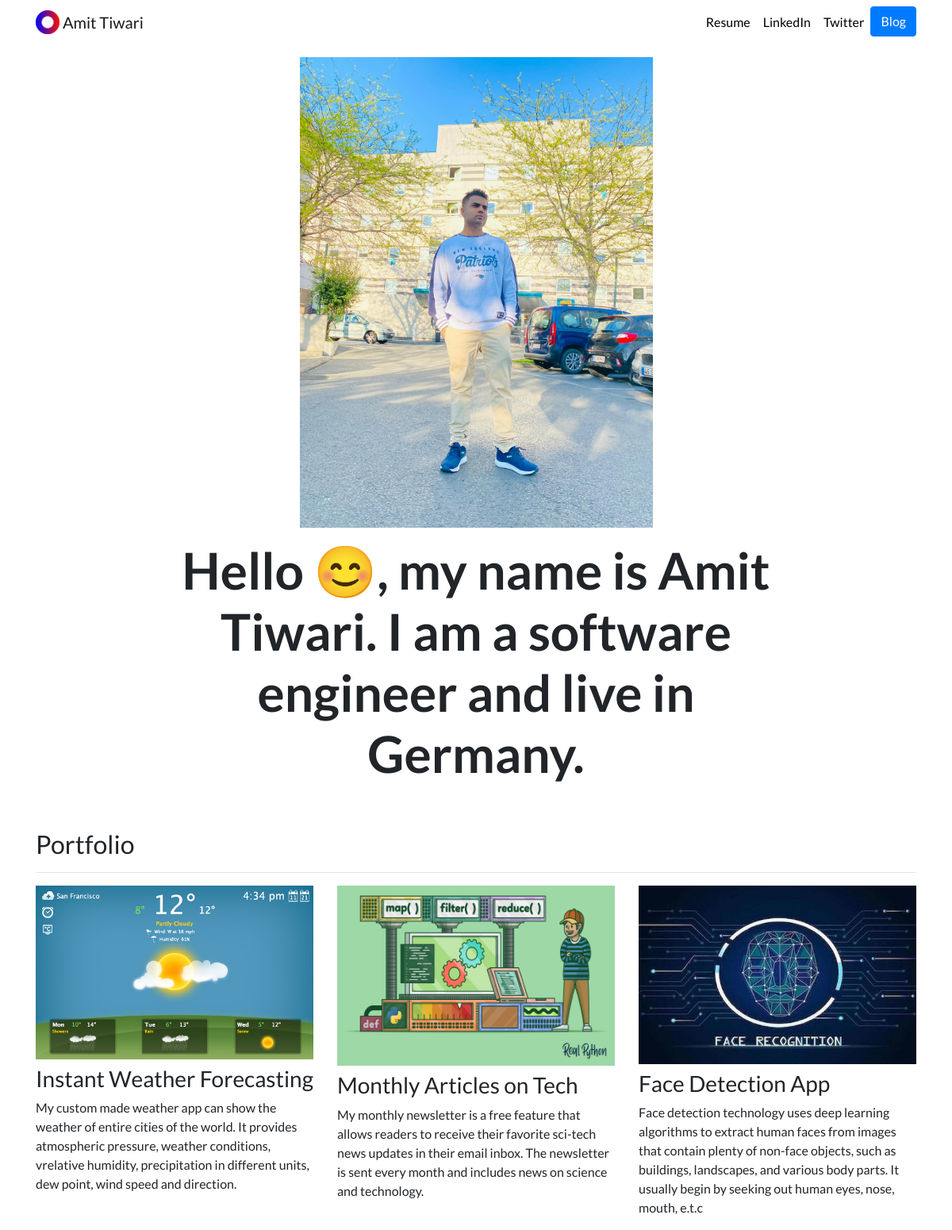
The page / on the database its author committed.
### portfolio/models.py (models this page shows, shortened)
class Project(models.Model):
  title = models.CharField(max_length=100)
  description = models.CharField(max_length=250)
  image = models.ImageField(upload_to='portfolio/images')
  url = models.URLField(blank=True)

### portfolio/views.py (the view)
# urls.py: path('', views.hme, name='home'),
def hme(request):
  all_projects = Project.objects.all()  # get all data for projects from the database
  return render(request, 'portfolio/home.html', {'projects': all_projects})

### portfolio/templates/portfolio/home.html
{% extends "portfolio/base.html" %}
{% load static %}
{% block content %}
<div class="row justify-content-center my-3">
  <div class="col-5">
    <img src="{% static 'portfolio/Amit1.jpeg' %}" class="img-fluid">
  </div>
</div>
<div class="row justify-content-center mb-3">
  <div class="col-md-9 text-center">
    <h1 id="hometext" class="font-weight-bold">Hello 😊, my name is Amit Tiwari. I am a software engineer and live in Germany.</h1>
  </div>
</div>
<h2 class="mt-5">Portfolio</h2>
<hr>
<div class="row">
  {% for project in projects %}
  <div class="col-lg-4 col-md-6">
    {% if project.url %}
    <a href="{{ project.url }}">
      <img src="{{ project.image.url }}" class="img-fluid mb-2">
    </a>
    {% else %}
    <img src="{{ project.image.url }}" class="img-fluid mb-2">
    {% endif %}
    <h3>{{ project.title }}</h3>
    <p>{{ project.description }}</p>
  </div>
  {% endfor %}
</div>
{% endblock %}

### portfolio/static/portfolio/custom.css (style rules this page uses)
body { font-family: 'Lato', sans-serif; }
@media (min-width: 992px) { #hometext { font-size: 4rem; } }

### rows shown on the page
Project: image (picture), title "Instant Weather Forecasting", description "My custom made weather app can show the weather of entire cities of the world. It provides atmospheric pressure, weather conditions, vrelative humidity, precipitation in different units, dew point, wind speed and direction."
Project: image (picture), title "Monthly Articles on Tech", description "My monthly newsletter is a free feature that allows readers to receive their favorite sci-tech news updates in their email inbox. The newsletter is sent every month and includes news on science and technology."
Project: image (picture), title "Face Detection App", description "Face detection technology uses deep learning algorithms to extract human faces from images that contain plenty of non-face objects, such as buildings, landscapes, and various body parts. It usually begin by seeking out human eyes, nose, mouth, e.t.c"
